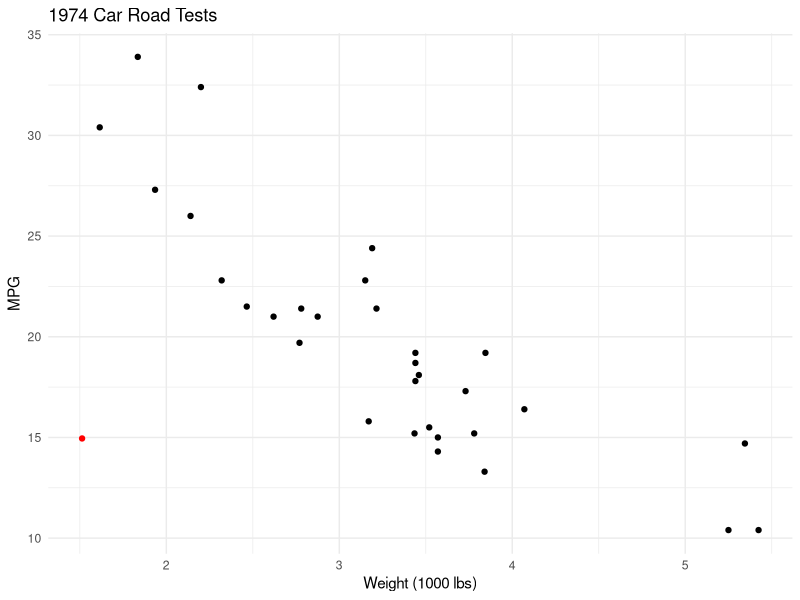
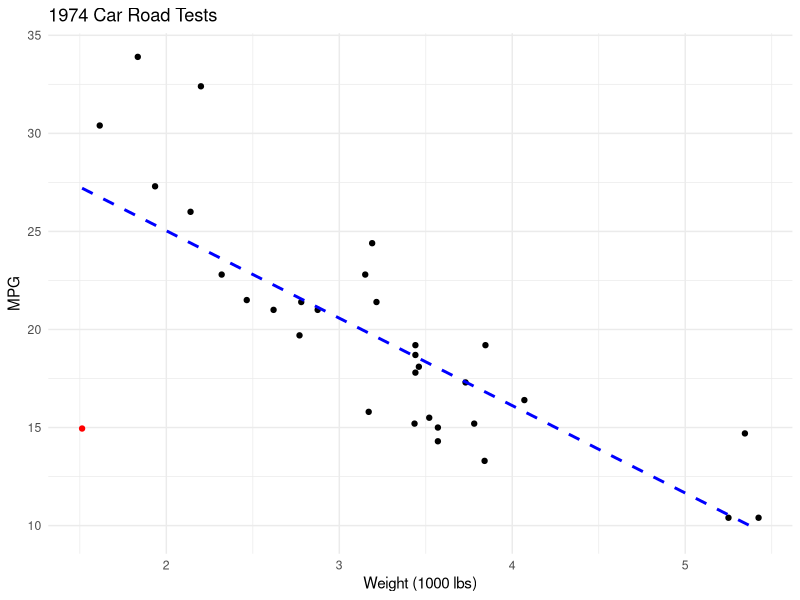
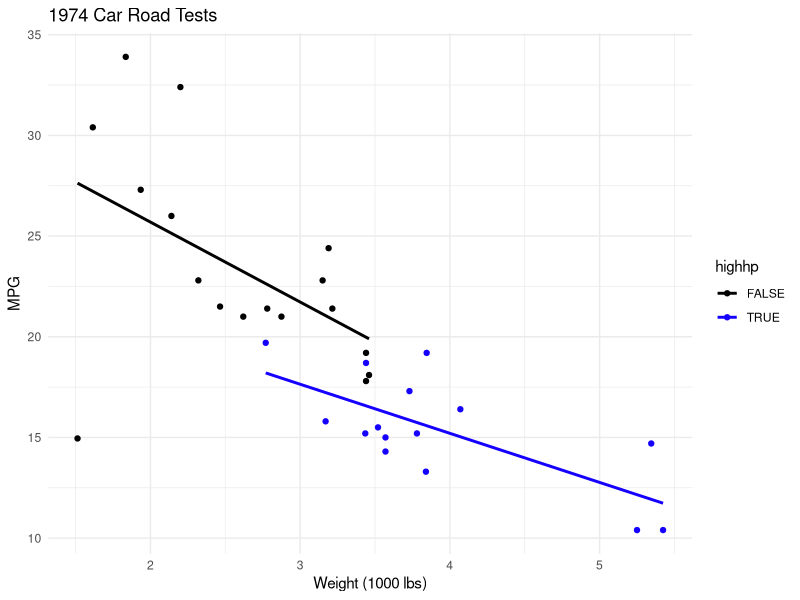

Generate these figures, in order, with R:
## ---- chunk 1
knitr::opts_chunk$set(echo = TRUE)
## ---- chunk 2
library(tidyverse);
mtcars["Lotus Europa", ]$mpg <- 14.95
mtcars$dum <- mtcars$mpg == 14.95
mtcars %>% ggplot(aes(x = wt, y = mpg, color = dum)) + geom_point() + xlab("Weight (1000 lbs)") + ylab("MPG") + ggtitle("1974 Car Road Tests")+ scale_color_manual(values=c("#000000", "#ff0000"))+ theme_minimal() + theme(legend.position = "none") 
## ---- chunk 3
mtcars %>% ggplot(aes(x = wt, y = mpg, color = dum)) + geom_point() + xlab("Weight (1000 lbs)") + ylab("MPG") + ggtitle("1974 Car Road Tests")+ scale_color_manual(values=c("#000000", "#ff0000"))+ theme_minimal() + theme(legend.position = "none") + geom_smooth(method = "lm", color = "blue", se = F, lty =2) 
## ---- chunk 4
lm(mtcars$mpg~mtcars$wt) %>% summary
## ---- chunk 5
lm(mtcars$mpg~mtcars$wt+mtcars$hp) %>% summary
## ---- chunk 6
lm(mtcars$mpg~mtcars$wt*mtcars$hp) %>% summary
## ---- chunk 7
mtcars$highhp <- mtcars$hp >= mean(mtcars$hp)
mtcars %>% ggplot(aes(x = wt, y = mpg, group = highhp, color = highhp, fill = highhp)) + geom_point() + xlab("Weight (1000 lbs)") + ylab("MPG") + ggtitle("1974 Car Road Tests")+ scale_color_manual(values=c("#000000", "#1500ff"))+ theme_minimal() + geom_smooth(method = "lm", se = F, lty =1)

## ---- chunk 8
suppressWarnings(library(lmtest))
bptest(mtcars$mpg~mtcars$wt*mtcars$hp)
## ---- chunk 9
cor.test(mtcars$wt, mtcars$hp)
